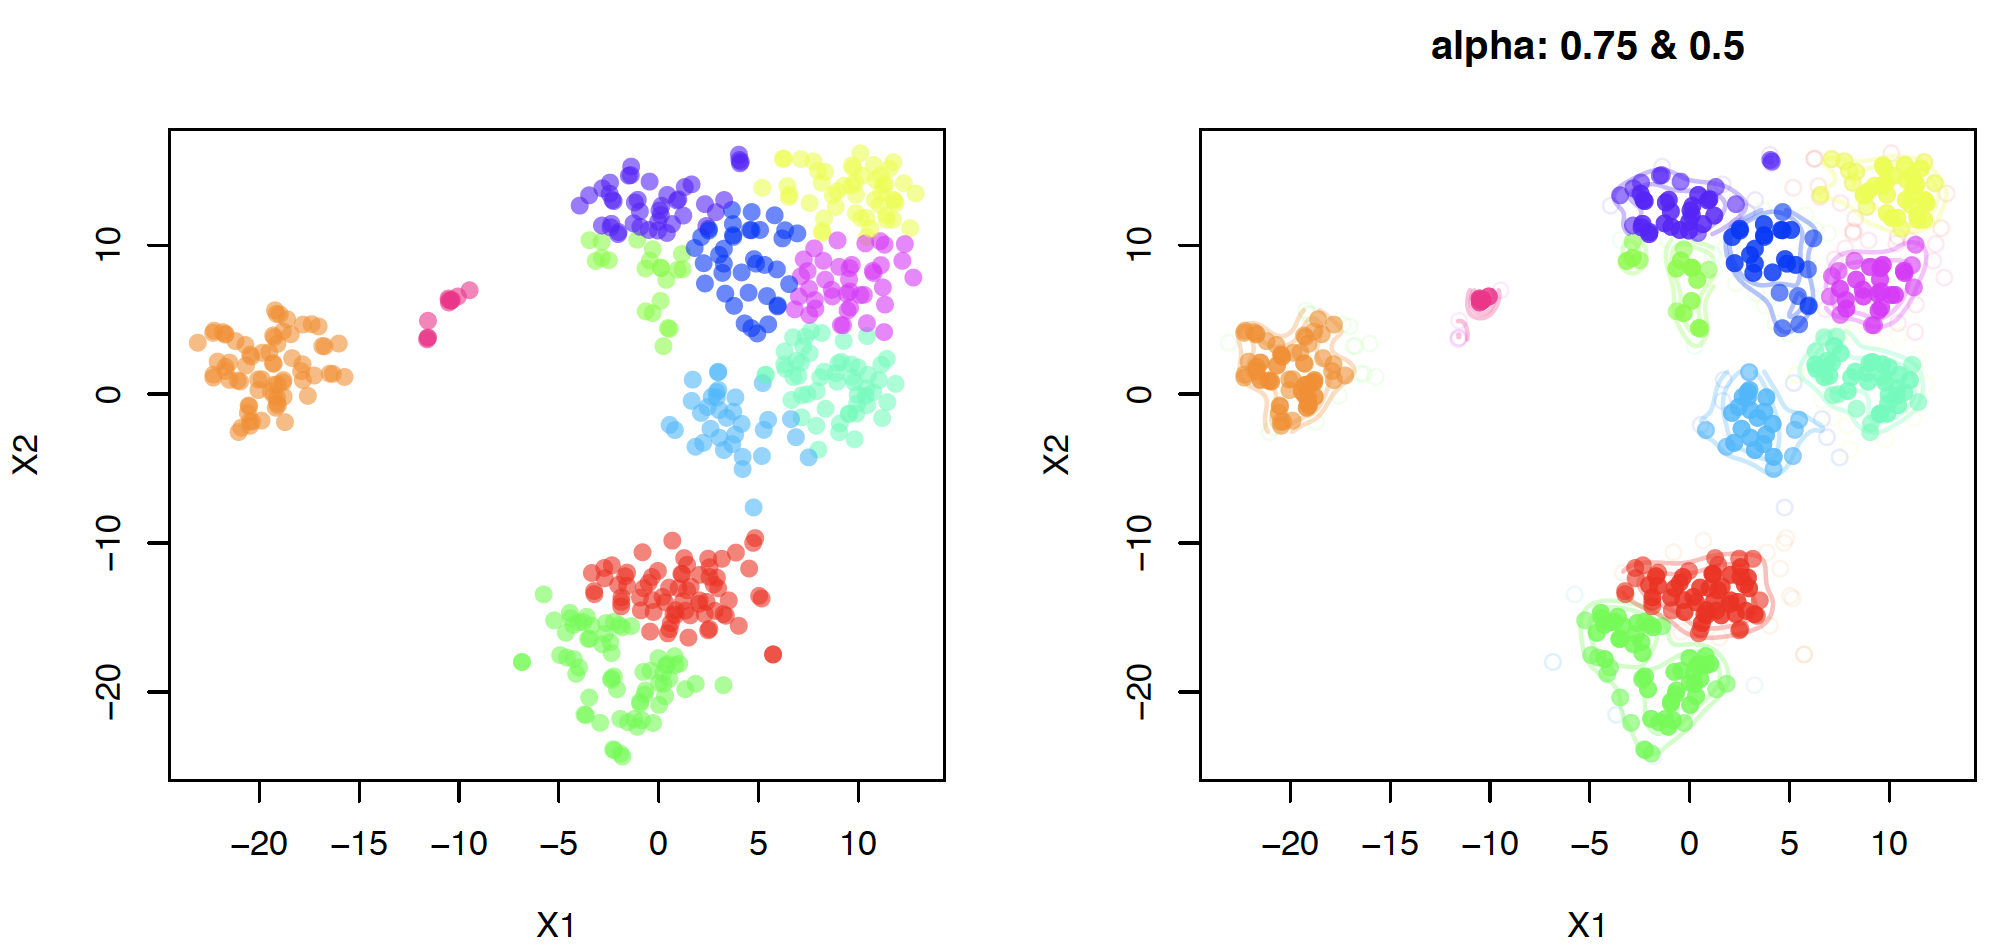

Recreate this plot in R.
rm(list=ls());

options(stringsAsFactors = F);
library(GCluster);

dat   <- read.table("./example_data/Rtsne_1.txt", header=T, row.names=1);
dat   <- as.matrix(dat);
clu.d <- read.table("./example_data/Rtsne_topvar_1.txt", header=T, row.names=1);

clu  <- clu.d[,1];
clu.n <- length(unique(clu));
col2  <- rainbow(clu.n, alpha=0.1);
col1  <- rainbow(clu.n, alpha=0.3);
col3  <- rainbow(clu.n, alpha=0.6);
alpha <- c(0.75, 0.5);

pdf("09do_GCluster12.pdf", 10, 5);
par(mfrow=c(1,2));
plot(dat, pch=19, col=col3[clu]);
main <- paste0("alpha: ", paste(alpha, collapse=" & "));
out  <- ctGCluster(dat=dat, alpha=alpha, clu=clu, col1=col1[unique(clu)], 
                  col2=col2[unique(clu)], col3=col3[unique(clu)], main=main);
dev.off();
